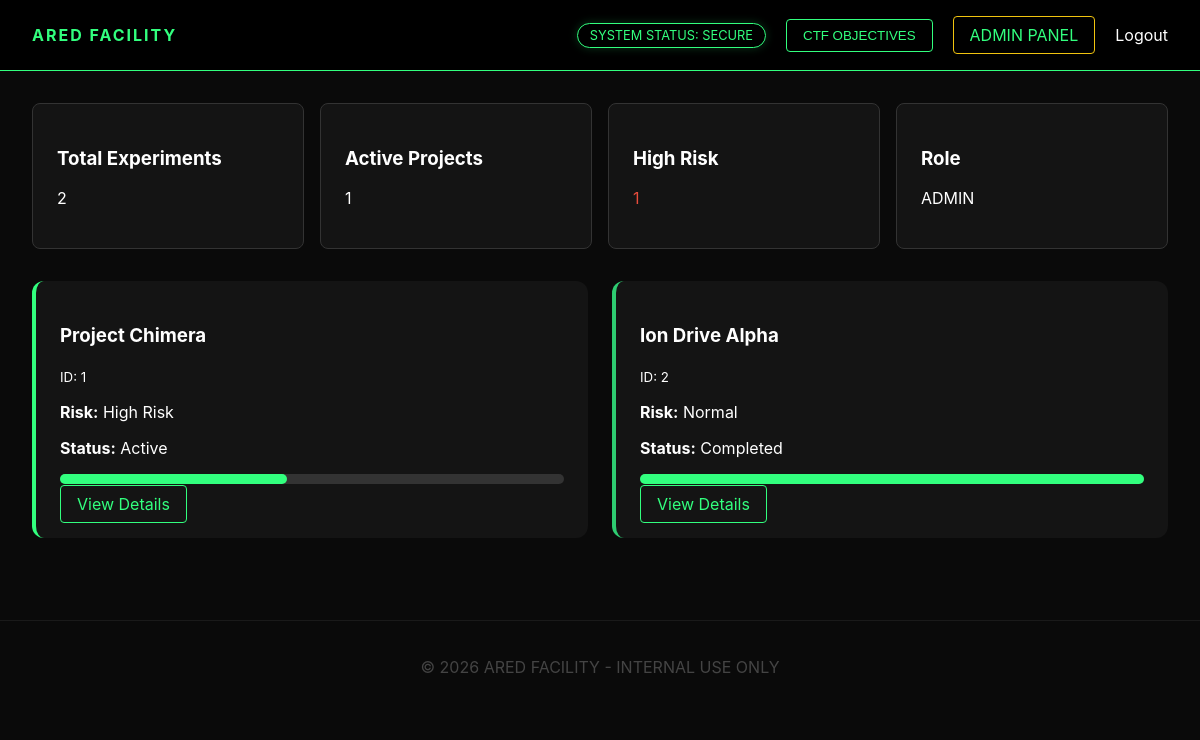
/dashboard.php (signed in), run on the app's committed database.
### tables this page shows
CREATE TABLE experiments (
    id INT AUTO_INCREMENT PRIMARY KEY,
    name VARCHAR(100) NOT NULL,
    description TEXT,
    risk_level ENUM('Normal', 'Sensitive', 'High Risk') DEFAULT 'Normal',
    status ENUM('Active', 'Paused', 'Completed') DEFAULT 'Active',
    lead_researcher VARCHAR(100),
    progress INT DEFAULT 0,
    classified_content TEXT,
    created_at TIMESTAMP DEFAULT CURRENT_TIMESTAMP
);

### includes/auth.php (called while the page is built, shortened)
<?php
function isAdmin() {
    return isset($_SESSION['role']) && $_SESSION['role'] === 'admin';
}

### dashboard.php (the view, shortened to what this page needs)
<?php
require_once 'config/db.php';
require_once 'includes/auth.php';
$total_exp = $pdo->query("SELECT COUNT(*) FROM experiments")->fetchColumn();
$active_exp = $pdo->query("SELECT COUNT(*) FROM experiments WHERE status='Active'")->fetchColumn();
$high_risk = $pdo->query("SELECT COUNT(*) FROM experiments WHERE risk_level='High Risk'")->fetchColumn();
$stmt = $pdo->query("SELECT * FROM experiments");
$experiments = $stmt->fetchAll();
?>
<?php include 'includes/header.php'; ?>
<div class="container">
    <div class="stats-grid">
        <div class="stat-card"><h3>Total Experiments</h3><p><?= $total_exp ?></p></div>
        <div class="stat-card"><h3>Active Projects</h3><p><?= $active_exp ?></p></div>
        <div class="stat-card"><h3>High Risk</h3><p style="color: #e74c3c;"><?= $high_risk ?></p></div>
        <div class="stat-card"><h3>Role</h3><p><?= strtoupper($_SESSION['role']) ?></p></div>
    </div>
    <div class="exp-grid">
        <?php foreach($experiments as $exp): ?>
        <div class="exp-card risk-<?= str_replace(' ', '', $exp['risk_level']) ?>">
            <h3><?= htmlspecialchars($exp['name']) ?></h3>
            <p><small>ID: <?= $exp['id'] ?></small></p>
            <p><strong>Risk:</strong> <?= $exp['risk_level'] ?></p>
            <p><strong>Status:</strong> <?= $exp['status'] ?></p>
            <div style="background: #333; height: 10px; border-radius: 5px; margin: 10px 0;">
                <div style="background: var(--lime); width: <?= $exp['progress'] ?>%; height: 100%; border-radius: 5px;"></div>
            </div>
            <a href="view_experiment.php?id=<?= $exp['id'] ?>" class="btn">View Details</a>
        </div>
        <?php endforeach; ?>
    </div>
</div>
<?php include 'includes/footer.php'; ?>

### includes/header.php (shortened to what this page needs)
<!DOCTYPE html>
<html>
<head>
    <link rel="stylesheet" href="css/style.css">
</head>
<body>
    <nav class="navbar">
        <a href="index.php" class="logo" style="text-decoration: none; cursor: pointer;">ARED FACILITY</a>
        <div style="display: flex; gap: 20px; align-items: center;">
            <div class="status-indicator">SYSTEM STATUS: SECURE</div>
            <button class="btn" onclick="document.getElementById('ctfModal').style.display='block'">CTF OBJECTIVES</button>
            <?php if(isAdmin()): ?> <a href="admin_dashboard.php" class="btn" style="border-color: #f1c40f;">ADMIN PANEL</a> <?php endif; ?>
            <a href="logout.php" style="color: #fff; text-decoration: none;">Logout</a>
        </div>
    </nav>

### includes/footer.php (shortened to what this page needs)
<footer style="margin-top: 50px; padding: 20px; text-align: center; border-top: 1px solid #1a1a1a; color: #444;">
        <p>&copy; 2026 ARED FACILITY - INTERNAL USE ONLY</p>
    </footer>
</body>
</html>

### css/style.css (style rules this page uses)
:root { --bg-black: #0a0a0a; --card-bg: #141414; --lime: #32ff7e; --text-gray: #a0a0a0; --border-glow: rgba(50, 255, 126, 0.2); }
body { background-color: var(--bg-black); background-image: linear-gradient(rgba(50, 255, 126, 0.05) 1px, transparent 1px), linear-gradient(90px, rgba(50, 255, 126, 0.05) 1px, transparent 1px); background-size: 30px 30px; color: #fff; font-family: 'Inter', sans-serif; margin: 0; }
.navbar { background: #000; border-bottom: 1px solid var(--lime); padding: 1rem 2rem; display: flex; justify-content: space-between; align-items: center; }
.logo { color: var(--lime); font-weight: bold; letter-spacing: 2px; }
.status-indicator { padding: 4px 12px; border: 1px solid var(--lime); border-radius: 20px; font-size: 0.8rem; color: var(--lime); box-shadow: 0 0 10px var(--border-glow); }
.container { padding: 2rem; max-width: 1200px; margin: auto; }
.stats-grid { display: grid; grid-template-columns: repeat(auto-fit, minmax(200px, 1fr)); gap: 1rem; margin-bottom: 2rem; }
.stat-card { background: var(--card-bg); padding: 1.5rem; border-radius: 8px; border: 1px solid #333; }
.exp-grid { display: grid; grid-template-columns: repeat(auto-fit, minmax(300px, 1fr)); gap: 1.5rem; }
.exp-card { background: var(--card-bg); border-radius: 12px; padding: 1.5rem; border-left: 4px solid var(--lime); transition: 0.3s; }
.risk-Normal { border-left-color: #2ecc71; }
.btn { background: transparent; border: 1px solid var(--lime); color: var(--lime); padding: 8px 16px; cursor: pointer; text-decoration: none; border-radius: 4px; }

### data on the page
experiments: name "Project Chimera", id "1", risk_level "High Risk", status "Active", progress 45 (drawn)
experiments: name "Ion Drive Alpha", id "2", risk_level "Normal", status "Completed", progress 100 (drawn)

### other printed values
$total_exp "2"
$active_exp "1"
$high_risk "1"
$_SESSION['role'] "ADMIN"
